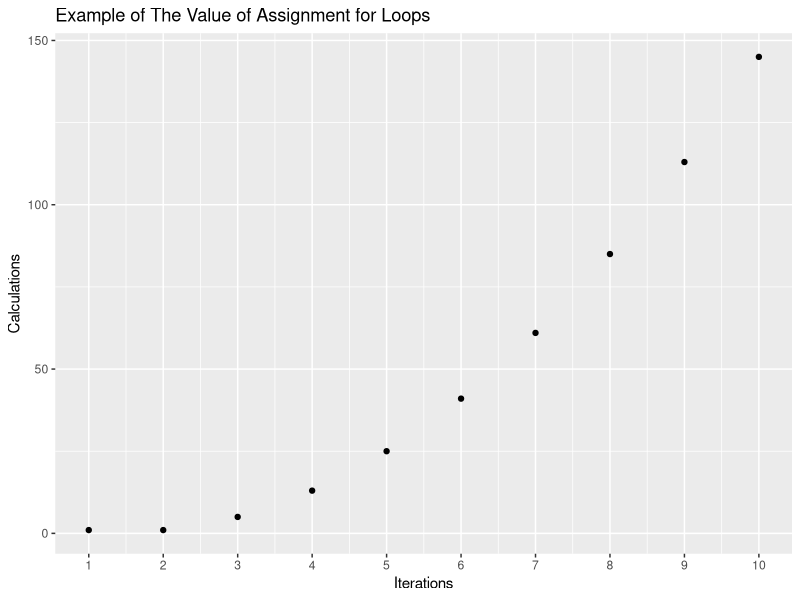
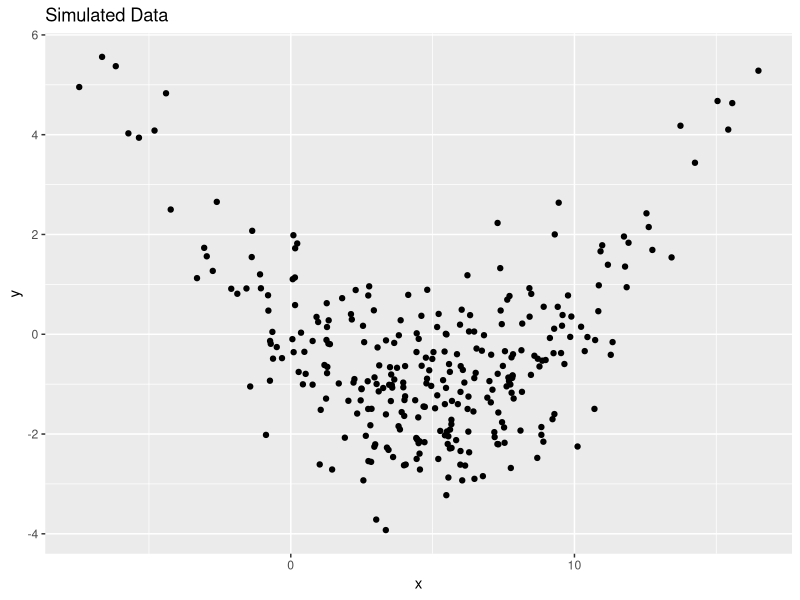
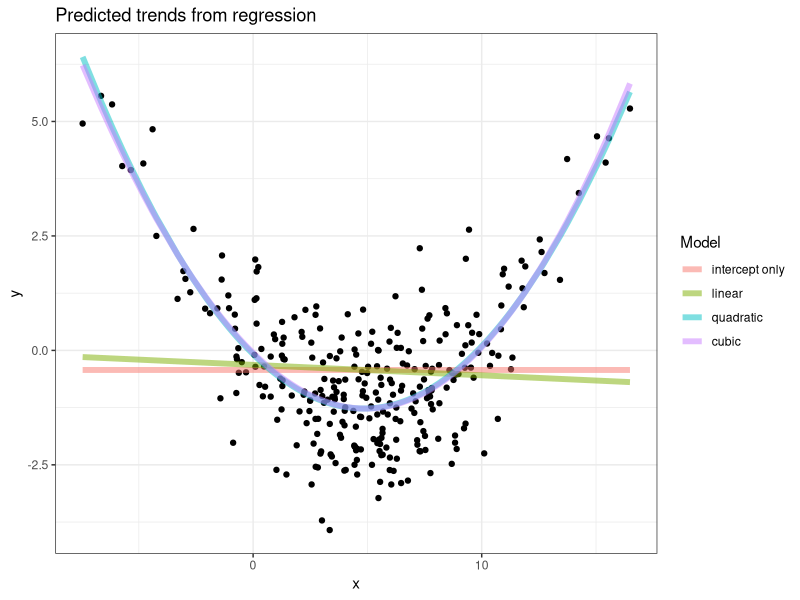

The R source for these figures, in order: (Note: this script raises an error after producing the figures.)
## ----setup, include=FALSE, purl=TRUE---------------------------------------------------
options(htmltools.dir.version = FALSE, width = 70)
knitr::opts_chunk$set(comment = "##")
library(ggplot2)
library(dplyr)


## ----goofus, eval=FALSE----------------------------------------------------------------
## mean1 <- mean(swiss$Fertility)
## mean2 <- mean(swiss$Agriculture)
## mean3 <- mean(swissExamination)
## mean4 <- mean(swiss$Fertility)
## mean5 <- mean(swiss$Catholic)
## mean5 <- mean(swiss$Infant.Mortality)
## c(mean1, mean2 mean3, mean4, mean5, man6)


## ---- include=FALSE, echo=FALSE--------------------------------------------------------
options(digits = 3)


## --------------------------------------------------------------------------------------
swiss_means <- setNames(numeric(ncol(swiss)), colnames(swiss)) #<<
for(i in seq_along(swiss)) {
    swiss_means[i] <- mean(swiss[[i]])
}
swiss_means


## --------------------------------------------------------------------------------------
for(i in 1:10) {
    # inside for, output won't show up without print()
    print(i^2) 
}


## --------------------------------------------------------------------------------------
for(i in 1:3) {
    print(i^2) 
}


## ---- results='hold'-------------------------------------------------------------------
i <- 1
print(i^2) 
i <- 2
print(i^2)
i <- 3
print(i^2)


## --------------------------------------------------------------------------------------
some_letters <- letters[4:6] # Vector of letters d,e,f
for(i in some_letters) {
    print(i)
}
i # in R, this will exist outside of the loop!


## --------------------------------------------------------------------------------------
for(a in seq_along(some_letters)) {
    print(paste0("Letter ", a, ": ", some_letters[a]))
}
a # The object `a` contains the number of the last iteration


## --------------------------------------------------------------------------------------
iters  <- 10 # Set number of interations
output <- numeric(iters) # Pre-allocate numeric vector 

for(i in 1:iters) { # Run code below iters times
    output[i] <- (i-1)^2 + (i-2)^2
}
output # Display output


## ---- echo = FALSE, fig.width=8, fig.height=5------------------------------------------
data.frame("iters" = 1:iters, "output" = output) %>%   
  ggplot(aes(x = iters, y = output)) +
  scale_x_continuous(breaks = 1:10) +
  geom_point() +
  xlab("Iterations") +
  ylab("Calculations") +
  ggtitle("Example of The Value of Assignment for Loops")
  theme_bw(14)


## --------------------------------------------------------------------------------------
(names_to_use <- paste0("iter ", letters[1:5]))
# without setNames:
a_vector <- numeric(5)
names(a_vector) <- names_to_use

# with setNames: first arg = values, second = names
(a_vector <- setNames(numeric(5), names_to_use))


## ---- cache=FALSE----------------------------------------------------------------------
set.seed(755) # Making sure values always the same
n <- 300
x <- rnorm(n, mean = 5, sd = 4)
sim_data <- 
  data.frame(x = x,
             y = -0.5 * x + 0.05 * x^2 + rnorm(n, sd = 1))


## ---- dev="svg", fig.height=4----------------------------------------------------------
ggplot(data = sim_data, aes(x = x, y = y)) +
  geom_point() + 
  ggtitle("Simulated Data")


## --------------------------------------------------------------------------------------
models <- c("intercept only" = "y ~ 1", # Name on left, formula on right
            "linear"         = "y ~ x",
            "quadratic"      = "y ~ x + I(x^2)",
            "cubic"          = "y ~ x + I(x^2) + I(x^3)")


## --------------------------------------------------------------------------------------
fitted_lms        <- vector("list", length(models)) # initialize list
names(fitted_lms) <- names(models) # give entries good names
fitted_lms # display the pre-allocated (empty) list


## --------------------------------------------------------------------------------------
for(mod in names(models)) {
    fitted_lms[[mod]] <- lm(formula(models[mod]), data = sim_data)
}


## --------------------------------------------------------------------------------------
# initialize data frame to hold predictions
predicted_data <- sim_data
for(mod in names(models)) {
    # make a new column in predicted_data for each model's predictions
    predicted_data[[mod]] <- predict(fitted_lms[[mod]],
                                newdata = predicted_data)
}


## --------------------------------------------------------------------------------------
head(predicted_data, 10)


## ---- warning=FALSE, message=FALSE-----------------------------------------------------
library(tidyr)
tidy_predicted_data <- predicted_data %>%
    pivot_longer(3:length(predicted_data), 
                 names_to  = "Model", 
                 values_to = "Prediction") %>% #<<
    mutate(Model = factor(Model, levels = names(models))) #<<
head(tidy_predicted_data) # Displaying some rows


## ---- eval=FALSE-----------------------------------------------------------------------
## ggplot() +
##     geom_point(data = sim_data, # Original data as points #<<
##                aes(x = x,
##                    y = y)) +
##     geom_line(data = tidy_predicted_data, # Predicted data! #<<
##               aes(x     = x,
##                   y     = Prediction,
##                   group = Model,
##                   color = Model),
##               alpha = 0.5,
##               size  = 2) +
##     ggtitle("Predicted trends from regression") +
##     theme_bw()


## ---- echo=FALSE, fig.height=4, dev="svg"----------------------------------------------
ggplot(data = sim_data, aes(x = x, y = y)) +
    geom_point() +
    geom_line(data = tidy_predicted_data,
          aes(x = x, y = Prediction, group = Model, color = Model),
              alpha = 0.5, size = 2) +
    ggtitle("Predicted trends from regression") +
    theme_bw()


## --------------------------------------------------------------------------------------
K <- 10
CV_predictions      <- sim_data
CV_predictions$fold <- sample(rep(1:K, length.out = nrow(CV_predictions)),
                              replace = FALSE)
CV_predictions[ , names(models)] <- NA
head(CV_predictions)


## --------------------------------------------------------------------------------------
for(mod in names(models)) {
    for(k in 1:K) {
        # TRUE/FALSE vector of rows in the fold
        fold_rows <- (CV_predictions$fold == k)
        # fit model to data not in fold
        temp_mod <- lm(formula(models[mod]),
                       data = CV_predictions[!fold_rows, ]) #<<
        # predict on data in fold
        CV_predictions[fold_rows, mod] <- 
           predict(temp_mod, newdata = CV_predictions[fold_rows, ]) #<<
    }
}


## --------------------------------------------------------------------------------------
CV_MSE <- setNames(numeric(length(models)), names(models))
for(mod in names(models)) {
    pred_sq_error <- (CV_predictions$y - CV_predictions[[mod]])^2
    CV_MSE[mod]   <- mean(pred_sq_error)
}
CV_MSE


## ---- eval=FALSE-----------------------------------------------------------------------
## for(i in 1:10) {
##   if(i %% 2 == 0) { # %% gets remainder after division
##     print(paste0("The number ", i, " is even."))
##   } else if(i %% 3 == 0) {
##     print(paste0("The number ", i, " is divisible by 3."))
##   } else {
##     print(paste0("The number ", i, " is not divisible by 2 or 3."))
##   }
## }


## ---- echo=FALSE-----------------------------------------------------------------------
for(i in 1:10) {
  if(i %% 2 == 0) {
    print(paste0("The number ", i, " is even."))
  } else if(i %% 3 == 0) {
    print(paste0("The number ", i, " is divisible by 3."))
  } else {
    print(paste0("The number ", i, " is not divisible by 2 or 3."))
  }
}


# ## --------------------------------------------------------------------------------------
# (file_list  <- list.files("./example_data/"))
# 
# 
# ## --------------------------------------------------------------------------------------
# data_list  <- vector("list", length(file_list))
# 
# 
# ## --------------------------------------------------------------------------------------
# (data_names <- stringr::str_remove(file_list, ".csv"))
# 
# 
# ## --------------------------------------------------------------------------------------
# names(data_list) <- data_names
# 
# 
# ## ---- message = FALSE, warnings = FALSE------------------------------------------------
#  library(readr) # readr to load the csv files
#  for (i in seq_along(file_list)){
#    data_list[[ data_names[i] ]] <-
#      read_csv(paste0("./example_data/", file_list[i]))
#  }
#  head(data_list[[1]], 3)
# 
# 
# ## --------------------------------------------------------------------------------------
# names(data_list[[1]])
# names(data_list[[2]])
# 
# 
# ## --------------------------------------------------------------------------------------
# complete_data <- bind_rows(data_list)
# glimpse(complete_data)
# 

## --------------------------------------------------------------------------------------
num_heads <- 0
num_flips <- 0
while(num_heads < 4) {
  coin_flip <- rbinom(n = 1, size = 1, prob = 0.5)
  if (coin_flip == 1) { num_heads <- num_heads + 1 }
  num_flips <- num_flips + 1
}
num_flips # follows negative binomial distribution


## ---- cache=FALSE----------------------------------------------------------------------
my_vector <- rnorm(100000000) # Length 100 million random vector


## ---- cache=FALSE----------------------------------------------------------------------
for_start <- proc.time() # start the clock
new_vector <- rep(NA, length(my_vector))
for(position in 1:length(my_vector)) {
    new_vector[position] <- my_vector[position] + 1
}
(for_time <- proc.time() - for_start) # time elapsed


## ---- cache=FALSE----------------------------------------------------------------------
vec_start  <- proc.time()
new_vector <- my_vector + 1
(vec_time  <- proc.time() - vec_start)
for_time / vec_time


## --------------------------------------------------------------------------------------
(a_matrix <- matrix(1:12, nrow = 3, ncol = 4))
rowSums(a_matrix)


## --------------------------------------------------------------------------------------
cumsum(1:7)


## --------------------------------------------------------------------------------------
pmax(c(0, 2, 4), c(1, 1, 1), c(2, 2, 2))


## --------------------------------------------------------------------------------------
# complete_data_vroom <- vroom::vroom(list.files("./example_data/", full.names=T))
# 
# 
# ## --------------------------------------------------------------------------------------
# glimpse(complete_data_vroom)

